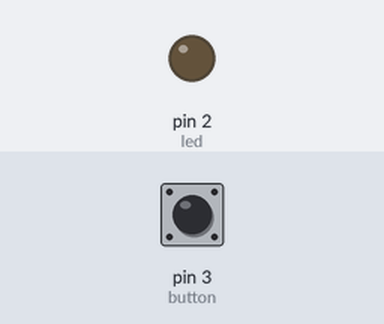
This sketch was run on a simulated Arduino Uno, built with avr-gcc and run on an emulated ATmega328P. Shown: output pins drawn as LEDs (lit = HIGH). Dashed ring = blinking. The inputs (shaded band) are chosen by the test bench; at power-on: pin 3 (button) LOW.

Above: at 1.2 s.
1.3 s: pin 3 (button) pulled HIGH for 0.15 s
At 1.8 s:
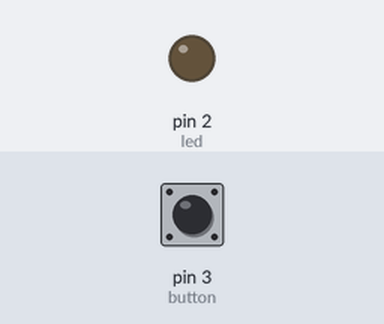
2.9 s: pin 3 (button) pulled HIGH for 3.2 s
At 3.15 s:
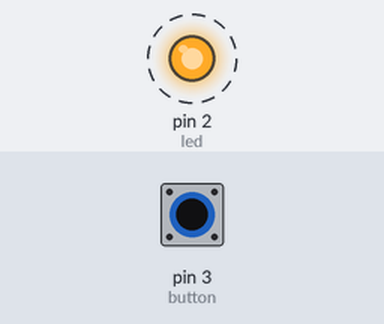
Timing chart, 0 to 7.6 s (numbered marks = the images above; inputs shaded):
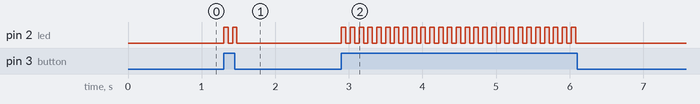

Measured:
- after the input at 1.3 s, pin 2 (led): alternates HIGH for 0.06 s and LOW for 0.06 s, 4 changes in all, then stays LOW, starting at once
- after the input at 2.9 s, pin 2 (led): alternates HIGH for 0.06 s and LOW for 0.06 s, 54 changes in all, then stays LOW, starting at once

The sketch:

While_Statement_-_Switch_and_LED.ino
```cpp
int a = 0;
int bst;
int button = 3;
int led = 2;

void setup() {
  Serial.begin(9600);
  pinMode(led, OUTPUT);
  pinMode(button, INPUT);
}

void loop() {
  bst = digitalRead(button);


  while (bst == HIGH)
  {
    digitalWrite(led, HIGH);
    delay(60);
    digitalWrite(led, LOW);
    delay(60);
    bst = digitalRead(button);
  }

}
```
